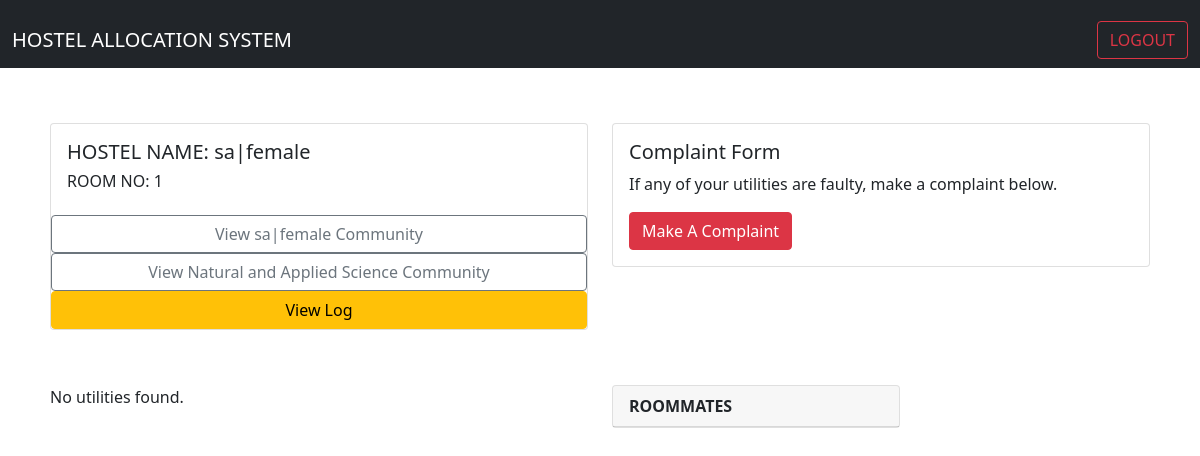
The app's page / (signed in), older data.
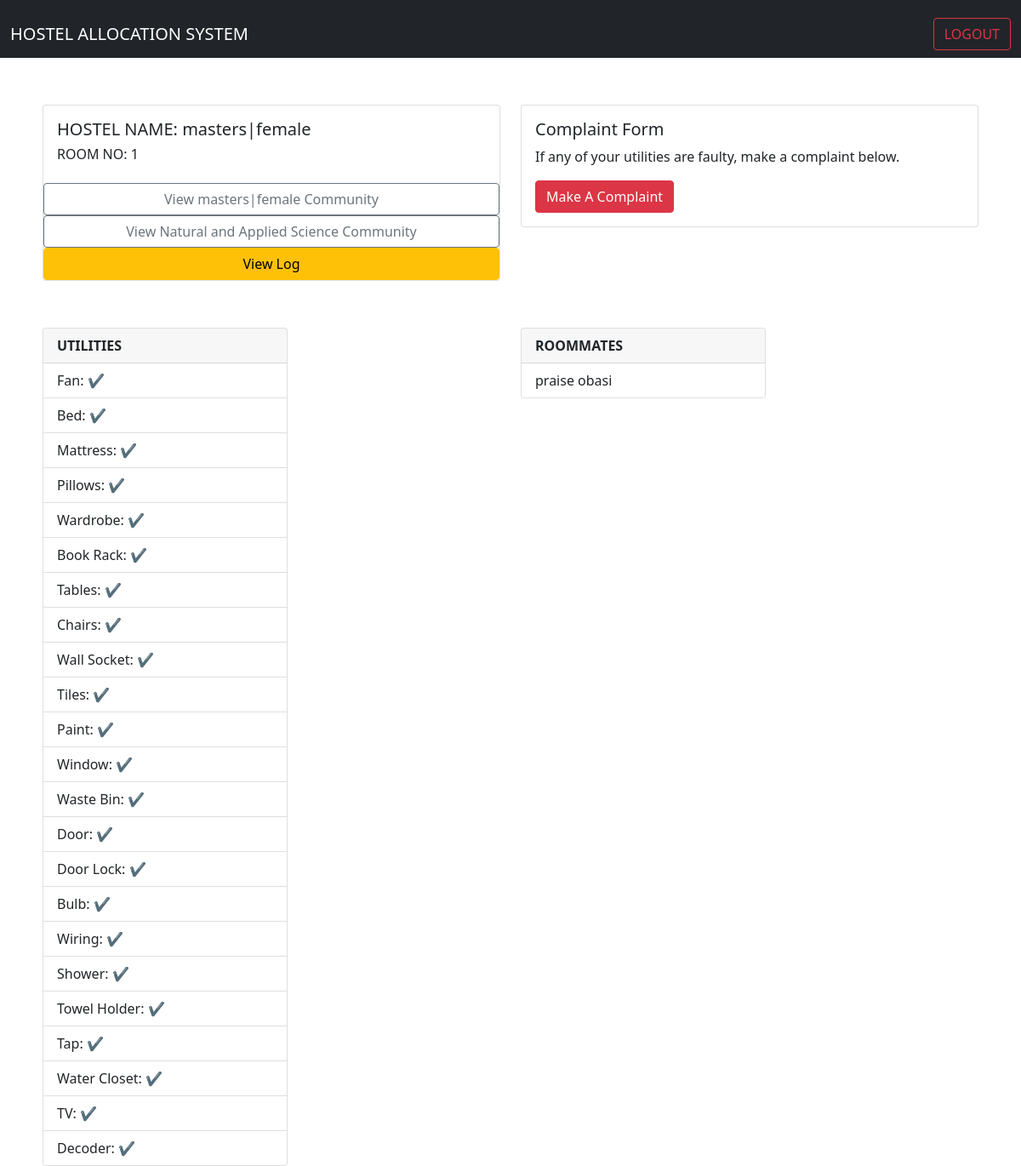
The same page, newer data.
### core/models.py (models this page shows, shortened)
class Student(models.Model):
    STATUS_CHOICES = (
        ('male', 'Male'),
        ('female', 'Female')
    )
    user = models.OneToOneField(User, on_delete=models.CASCADE)
    profile_pic = models.ImageField(upload_to ='images/thumbnail/', default="default.png", null=True, blank=True)
    gender = models.CharField(max_length=10, choices=STATUS_CHOICES)
    matric_number = models.CharField(max_length=100)
    department = models.CharField(max_length=100)
    college = models.CharField(max_length=100)
    room_capacity_preference = models.PositiveIntegerField()
    hostel = models.ForeignKey('Hostel', on_delete=models.SET_NULL, null=True, blank=True)
    room_for_student = models.ForeignKey('Room', on_delete=models.SET_NULL, null=True, blank=True)

class Hostel(models.Model):
    STATUS_CHOICES = (
        ('male', 'Male'),
        ('female', 'Female')
    )
    hostel_name = models.CharField(max_length=100)
    gender = models.CharField(max_length=10, choices=STATUS_CHOICES)
    total_rooms = models.PositiveIntegerField()
    room_availability = models.PositiveIntegerField()
    room_capacity = models.PositiveIntegerField()
    def __str__(self):
        return str(self.hostel_name) + '|' + str(self.gender)

class Room(models.Model):
    hostel = models.ForeignKey('Hostel', on_delete=models.CASCADE)
    room_no = models.PositiveIntegerField()
    capacity = models.PositiveIntegerField()
    availability = models.PositiveIntegerField()
    students_in_room = models.ManyToManyField(User, blank=True)

class Utilities(models.Model):
    room = models.ForeignKey('Room', on_delete=models.CASCADE)
    fan = models.BooleanField(default=True)
    bed = models.BooleanField(default=True)
    mattress = models.BooleanField(default=True)
    pillows = models.BooleanField(default=True)
    wardrobe = models.BooleanField(default=True)
    book_rack = models.BooleanField(default=True)
    tables = models.BooleanField(default=True)
    chairs = models.BooleanField(default=True)
    wall_socket = models.BooleanField(default=True)
    tiles = models.BooleanField(default=True)
    paint = models.BooleanField(default=True)
    window = models.BooleanField(default=True)
    waste_bin = models.BooleanField(default=True)
    door = models.BooleanField(default=True)
    door_lock = models.BooleanField(default=True)
    bulb = models.BooleanField(default=True)
    wiring = models.BooleanField(default=True)
    shower = models.BooleanField(default=True)
    towel_holder = models.BooleanField(default=True)
    tap = models.BooleanField(default=True)
    water_closet = models.BooleanField(default=True)
    TV = models.BooleanField(default=True)
    decoder = models.BooleanField(default=True)
    other = models.BooleanField(default=True)

### core/views.py (the view)
# urls.py: path('', views.home, name="home"),
def home(request):
    if request.user.is_authenticated:
        user_profile = Student.objects.filter(user=request.user).first()
        has_profile = user_profile is not None
        if has_profile:
            profile = Student.objects.get(user=request.user)
            room = profile.room_for_student
            utilities = Utilities.objects.filter(room=room)
            roommates = Student.objects.filter(room_for_student=room).exclude(user=request.user)
            return render(request, 'home.html', {'has_profile': has_profile, 'profile': profile, 'utilities': utilities, 'roommates': roommates})
        else:
            return render(request, 'home.html', {'has_profile': has_profile})
    else:
        return render(request, 'home.html')

### templates/home.html (shortened to what the changed rows need)
{% extends 'base.html' %}
{% block content %}
    <div class="row" style="margin-top: 5%;">
        <div class="col-sm-6 mb-3 mb-sm-0">
            <div class="card">
                {% if user.is_authenticated %}
                    {% if has_profile %}
                        {% if profile.hostel %}
                            <div class="card-body">
                                <h5 class="card-title"> HOSTEL NAME: {{profile.hostel}} </h5>
                                <h6> ROOM NO: {{profile.room_for_student.room_no}}</h6>
                            </div>
                            <a href="{% url 'hostel_community' %}" class="btn btn-outline-secondary">View {{ profile.hostel }} Community</a>
                        {% endif %}
                        <a href="{% url 'community' %}" class="btn btn-outline-secondary">View {{ profile.college }} Community</a>
                    {% endif %}
                <a href="{% url 'activity_log' %}" class="btn btn-warning">View Log</a>
                {% endif %}
            </div>
        </div>
    </div>
    {% if user.is_authenticated %}
        {% if has_profile %}
            <div class="row" style="margin-top: 5%;">
                <div class="col-sm-6 mb-3 mb-sm-0">
                    <div>
                        {% for utility in utilities %}
                            <div class="card" style="width: 18rem;">
                                <div class="card-header">
                                    <b>UTILITIES</b>
                                </div>
                                <ul class="list-group list-group-flush">
                                    <li class="list-group-item">Fan: {% if utility.fan %}&#10004;{% else %}&#10060;{% endif %}</li>
                                    <li class="list-group-item">Bed: {% if utility.bed %}&#10004;{% else %}&#10060;{% endif %}</li>
                                    <li class="list-group-item">Mattress: {% if utility.mattress %}&#10004;{% else %}&#10060;{% endif %}</li>
                                    <li class="list-group-item">Pillows: {% if utility.pillows %}&#10004;{% else %}&#10060;{% endif %}</li>
                                    <li class="list-group-item">Wardrobe: {% if utility.wardrobe %}&#10004;{% else %}&#10060;{% endif %}</li>
                                    <li class="list-group-item">Book Rack: {% if utility.book_rack %}&#10004;{% else %}&#10060;{% endif %}</li>
                                    <li class="list-group-item">Tables: {% if utility.tables %}&#10004;{% else %}&#10060;{% endif %}</li>
                                    <li class="list-group-item">Chairs: {% if utility.chairs %}&#10004;{% else %}&#10060;{% endif %}</li>
                                    <li class="list-group-item">Wall Socket: {% if utility.wall_socket %}&#10004;{% else %}&#10060;{% endif %}</li>
                                    <li class="list-group-item">Tiles: {% if utility.tiles %}&#10004;{% else %}&#10060;{% endif %}</li>
                                    <li class="list-group-item">Paint: {% if utility.paint %}&#10004;{% else %}&#10060;{% endif %}</li>
                                    <li class="list-group-item">Window: {% if utility.window %}&#10004;{% else %}&#10060;{% endif %}</li>
                                    <li class="list-group-item">Waste Bin: {% if utility.waste_bin %}&#10004;{% else %}&#10060;{% endif %}</li>
                                    <li class="list-group-item">Door: {% if utility.door %}&#10004;{% else %}&#10060;{% endif %}</li>
                                    <li class="list-group-item">Door Lock: {% if utility.door_lock %}&#10004;{% else %}&#10060;{% endif %}</li>
                                    <li class="list-group-item">Bulb: {% if utility.bulb %}&#10004;{% else %}&#10060;{% endif %}</li>
                                    <li class="list-group-item">Wiring: {% if utility.wiring %}&#10004;{% else %}&#10060;{% endif %}</li>
                                    <li class="list-group-item">Shower: {% if utility.shower %}&#10004;{% else %}&#10060;{% endif %}</li>
                                    <li class="list-group-item">Towel Holder: {% if utility.towel_holder %}&#10004;{% else %}&#10060;{% endif %}</li>
                                    <li class="list-group-item">Tap: {% if utility.tap %}&#10004;{% else %}&#10060;{% endif %}</li>
                                    <li class="list-group-item">Water Closet: {% if utility.water_closet %}&#10004;{% else %}&#10060;{% endif %}</li>
                                    <li class="list-group-item">TV: {% if utility.TV %}&#10004;{% else %}&#10060;{% endif %}</li>
                                    <li class="list-group-item">Decoder: {% if utility.decoder %}&#10004;{% else %}&#10060;{% endif %}</li>
                                </ul>
                            </div>
                        {% empty %}
                            <p>No utilities found.</p>
                        {% endfor %}
                    </div>
                </div>
                {% if profile.hostel %}
                <div class="col-sm-6">
                    <div class="card" style="width: 18rem;">
                        <ul class="list-group list-group-flush">
                            {% for roommate in roommates %}
                                <li class="list-group-item">{{ roommate.user.first_name }} {{ roommate.user.last_name }}</li>
                            {% endfor %}
                        </ul>
                    </div>
                </div>
                {% endif %}
            </div>
        {% endif %}
    {% endif %}
{% endblock content %}

Row changes from the older to the newer data that the page shows:
changed Student "Natural and Applied Science": hostel "sa|female" → "masters|female"; hostel_id 4 → 9 (drawn)
added Student: user.first_name "praise", user.last_name "obasi"
Text that changed along with them:
text no longer shown: "No utilities found."
